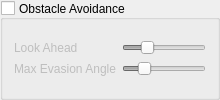
             <widget class="QGroupBox" name="check_EnableObstacleAvoidance">
              <property name="toolTip">
               <string>&lt;html&gt;&lt;head/&gt;&lt;body&gt;&lt;p&gt;If enabled, all branches of this type will try to avoid obstacles by searching for a grow direction that is the least obstructed.&lt;/p&gt;&lt;/body&gt;&lt;/html&gt;</string>
              </property>
              <property name="title">
               <string>Obstacle Avoidance</string>
              </property>
              <property name="alignment">
               <set>Qt::AlignLeading|Qt::AlignLeft|Qt::AlignVCenter</set>
              </property>
              <property name="flat">
               <bool>true</bool>
              </property>
              <property name="checkable">
               <bool>true</bool>
              </property>
              <property name="checked">
               <bool>false</bool>
              </property>
              <layout class="QVBoxLayout" name="verticalLayout_13">
               <item>
                <layout class="QGridLayout" name="gridLayout_12">
                 <item row="0" column="0">
                  <widget class="QLabel" name="label_26">
                   <property name="toolTip">
                    <string>&lt;html&gt;&lt;head/&gt;&lt;body&gt;&lt;p&gt;How far a branch should look ahead to detect obstacles.&lt;/p&gt;&lt;p&gt;The lower this value, the later the branch will detect and avoid obstacles.&lt;/p&gt;&lt;/body&gt;&lt;/html&gt;</string>
                   </property>
                   <property name="text">
                    <string>Look Ahead</string>
                   </property>
                  </widget>
                 </item>
                 <item row="0" column="1">
                  <widget class="QSlider" name="slider_ObstacleLookAhead">
                   <property name="toolTip">
                    <string>&lt;html&gt;&lt;head/&gt;&lt;body&gt;&lt;p&gt;How far a branch should look ahead to detect obstacles.&lt;/p&gt;&lt;p&gt;The lower this value, the later the branch will detect and avoid obstacles.&lt;/p&gt;&lt;/body&gt;&lt;/html&gt;</string>
                   </property>
                   <property name="minimum">
                    <number>30</number>
                   </property>
                   <property name="maximum">
                    <number>500</number>
                   </property>
                   <property name="singleStep">
                    <number>10</number>
                   </property>
                   <property name="pageStep">
                    <number>50</number>
                   </property>
                   <property name="value">
                    <number>150</number>
                   </property>
                   <property name="orientation">
                    <enum>Qt::Horizontal</enum>
                   </property>
                  </widget>
                 </item>
                 <item row="1" column="0">
                  <widget class="QLabel" name="label_27">
                   <property name="toolTip">
                    <string>&lt;html&gt;&lt;head/&gt;&lt;body&gt;&lt;p&gt;The maximum angle a branch may bend to avoid an obstacle. This value overrides the &amp;quot;Direction Change per Segment&amp;quot; value, meaning if an obstacle is detected, a branch may bend stronger than during normal growth.&lt;/p&gt;&lt;p&gt;If a branch is unable to avoid an obstacle, it may be cut off and end prematurely.&lt;/p&gt;&lt;/body&gt;&lt;/html&gt;</string>
                   </property>
                   <property name="text">
                    <string>Max Evasion Angle</string>
                   </property>
                  </widget>
                 </item>
                 <item row="1" column="1">
                  <widget class="QSlider" name="slider_ObstacleEvasionAngle">
                   <property name="toolTip">
                    <string>&lt;html&gt;&lt;head/&gt;&lt;body&gt;&lt;p&gt;The maximum angle a branch may bend to avoid an obstacle. This value overrides the &amp;quot;Direction Change per Segment&amp;quot; value, meaning if an obstacle is detected, a branch may bend stronger than during normal growth.&lt;/p&gt;&lt;p&gt;If a branch is unable to avoid an obstacle, it may be cut off and end prematurely.&lt;/p&gt;&lt;/body&gt;&lt;/html&gt;</string>
                   </property>
                   <property name="minimum">
                    <number>5</number>
                   </property>
                   <property name="maximum">
                    <number>120</number>
                   </property>
                   <property name="singleStep">
                    <number>5</number>
                   </property>
                   <property name="pageStep">
                    <number>10</number>
                   </property>
                   <property name="value">
                    <number>30</number>
                   </property>
                   <property name="orientation">
                    <enum>Qt::Horizontal</enum>
                   </property>
                  </widget>
                 </item>
                </layout>
               </item>
              </layout>
             </widget>
